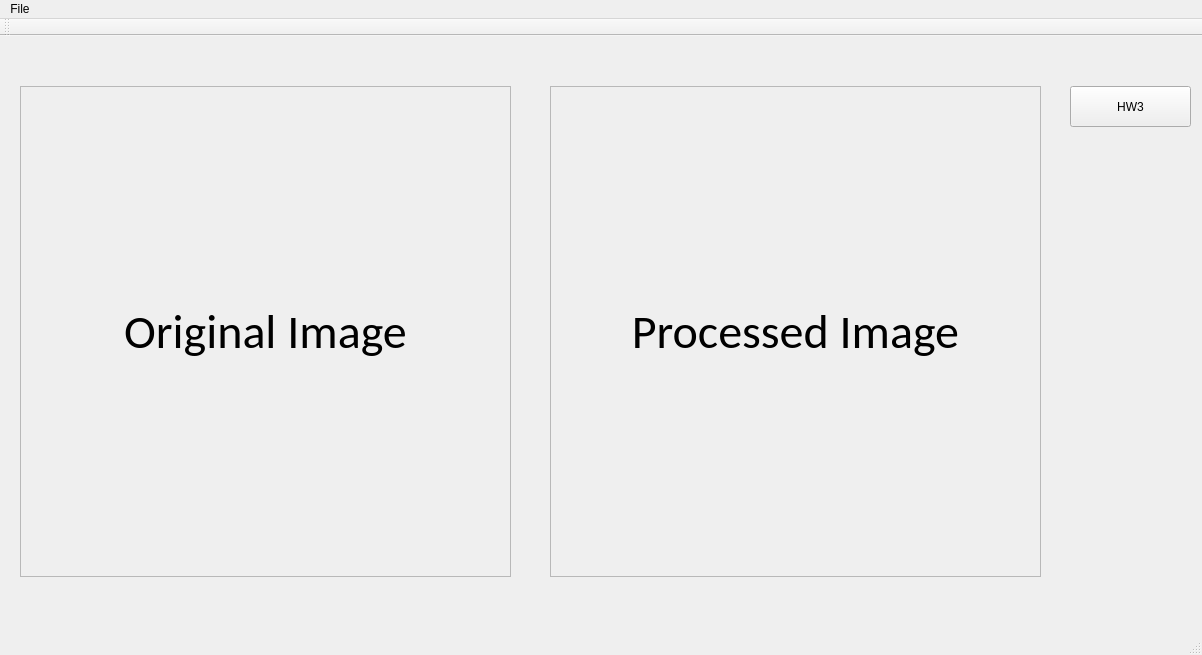
<?xml version="1.0" encoding="UTF-8"?>
<ui version="4.0">
 <class>MainWindow</class>
 <widget class="QMainWindow" name="MainWindow">
  <property name="geometry">
   <rect>
    <x>0</x>
    <y>0</y>
    <width>1202</width>
    <height>655</height>
   </rect>
  </property>
  <property name="windowTitle">
   <string>MainWindow</string>
  </property>
  <widget class="QWidget" name="centralWidget">
   <widget class="QLabel" name="originalImg">
    <property name="geometry">
     <rect>
      <x>20</x>
      <y>50</y>
      <width>491</width>
      <height>491</height>
     </rect>
    </property>
    <property name="font">
     <font>
      <family>Calibri</family>
      <pointsize>36</pointsize>
     </font>
    </property>
    <property name="frameShape">
     <enum>QFrame::StyledPanel</enum>
    </property>
    <property name="frameShadow">
     <enum>QFrame::Plain</enum>
    </property>
    <property name="midLineWidth">
     <number>4</number>
    </property>
    <property name="text">
     <string>Original Image</string>
    </property>
    <property name="alignment">
     <set>Qt::AlignCenter</set>
    </property>
   </widget>
   <widget class="QLabel" name="processedImg">
    <property name="geometry">
     <rect>
      <x>550</x>
      <y>50</y>
      <width>491</width>
      <height>491</height>
     </rect>
    </property>
    <property name="font">
     <font>
      <family>Calibri</family>
      <pointsize>36</pointsize>
     </font>
    </property>
    <property name="frameShape">
     <enum>QFrame::StyledPanel</enum>
    </property>
    <property name="lineWidth">
     <number>0</number>
    </property>
    <property name="text">
     <string>Processed Image</string>
    </property>
    <property name="alignment">
     <set>Qt::AlignCenter</set>
    </property>
   </widget>
   <widget class="QPushButton" name="HW3">
    <property name="geometry">
     <rect>
      <x>1070</x>
      <y>50</y>
      <width>121</width>
      <height>41</height>
     </rect>
    </property>
    <property name="text">
     <string>HW3</string>
    </property>
   </widget>
   <zorder>processedImg</zorder>
   <zorder>originalImg</zorder>
   <zorder>HW3</zorder>
  </widget>
  <widget class="QMenuBar" name="menuBar">
   <property name="geometry">
    <rect>
     <x>0</x>
     <y>0</y>
     <width>1202</width>
     <height>21</height>
    </rect>
   </property>
   <widget class="QMenu" name="menuFile">
    <property name="title">
     <string>File</string>
    </property>
    <addaction name="actionOpen"/>
   </widget>
   <addaction name="menuFile"/>
  </widget>
  <widget class="QToolBar" name="mainToolBar">
   <attribute name="toolBarArea">
    <enum>TopToolBarArea</enum>
   </attribute>
   <attribute name="toolBarBreak">
    <bool>false</bool>
   </attribute>
  </widget>
  <widget class="QStatusBar" name="statusBar"/>
  <action name="actionOpen">
   <property name="text">
    <string>Open</string>
   </property>
  </action>
 </widget>
 <layoutdefault spacing="6" margin="11"/>
 <resources/>
 <connections/>
</ui>
